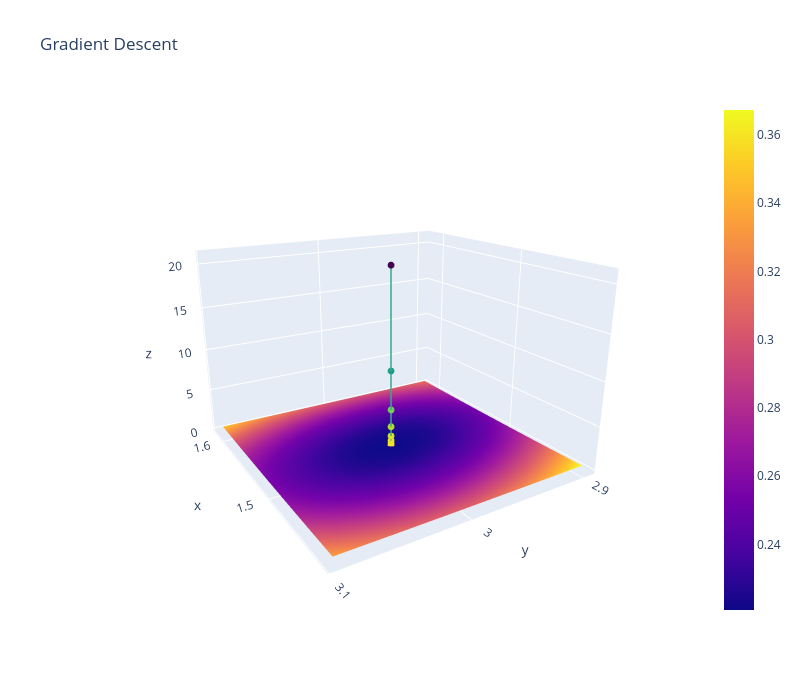

Notebook source saved alongside this figure:
### Code cell
# Run this cell to see a 3D plot (gradient descent with static alpha).
from lab6_utils import plot_3d
plot_3d(thetas[:, 0], thetas[:, 1], loss, mean_squared_error, sin_model, X, Y)
